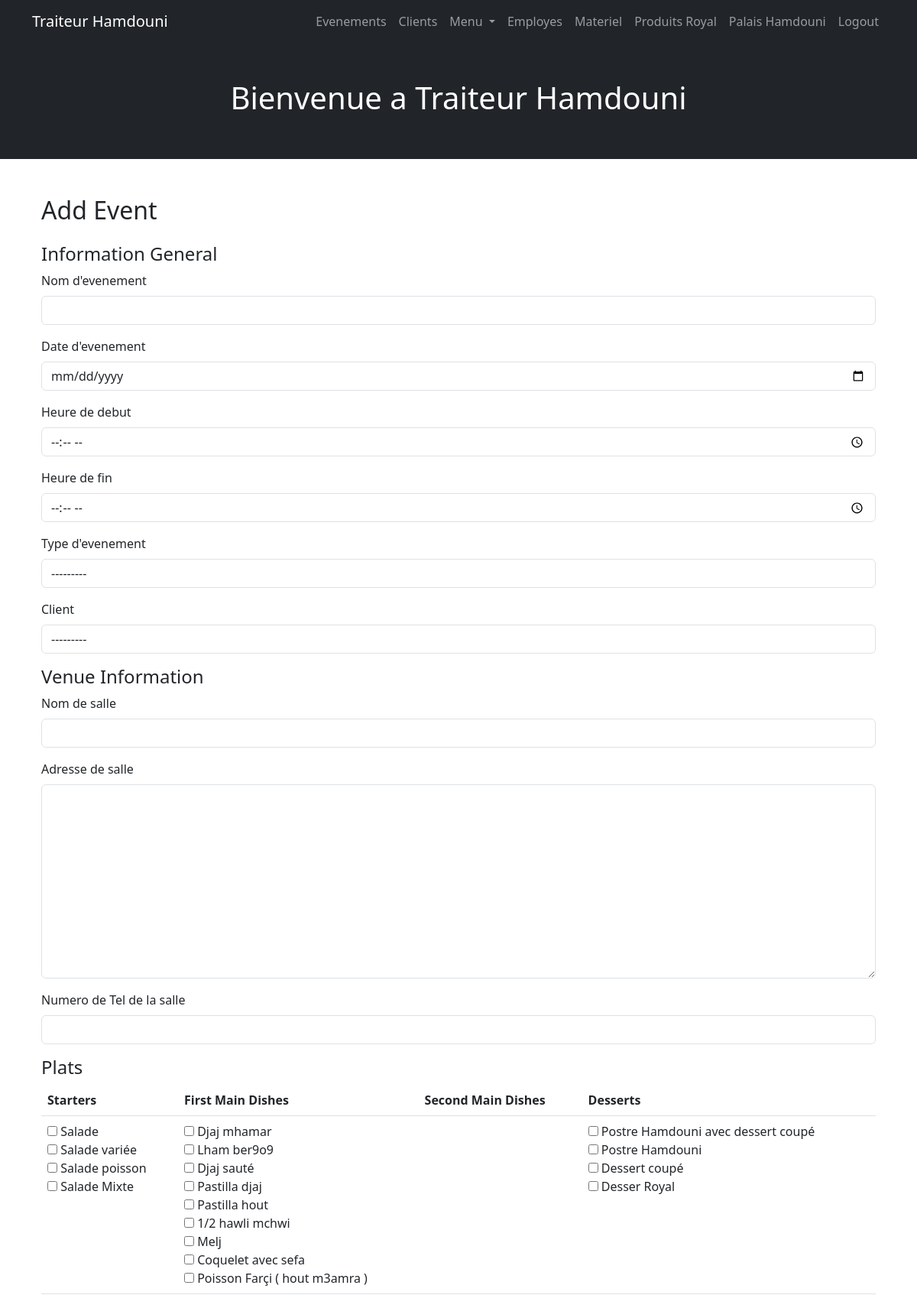
Screenshot of /events/add/ (signed in, upper part) with the database file from the repository.
### menu/models.py (models this page shows, shortened)
class Dish(models.Model):
    DISH_TYPES = [
        ('starter', 'Starter Dish'),
        ('first_main', 'First Main Plate'),
        ('second_main', 'Second Main Plate'),
        ('dessert', 'Dessert'),
    ]
    name = models.CharField(max_length=255, verbose_name="Dish Name")
    dish_type = models.CharField(max_length=20, choices=DISH_TYPES, verbose_name="Dish Type")
    description = models.TextField(blank=True, verbose_name="Description")
    price = models.DecimalField(max_digits=10, decimal_places=2, verbose_name="Price")

### events/views.py (the view)
# urls.py: path('add/', add_event, name='add_event'),
def add_event(request):
    if request.method == 'POST':
        form = EventForm(request.POST)
        if form.is_valid():
            event = form.save(commit=False)
            event.event_cost = event.calculate_total_price()
            event.save()
            selected_dishes_ids = request.POST.getlist('selected_dishes')
            selected_dishes = Dish.objects.filter(id__in=selected_dishes_ids)
            event.selected_dishes.set(selected_dishes)
            selected_products_ids = request.POST.getlist('products')
            selected_products = Product.objects.filter(id__in=selected_products_ids)
            EventProduct.objects.filter(event=event).delete()  # Clear existing products for this event
            for product in selected_products:
                product_quantity = event.number_of_tables * 10  # Calculate quantity
                EventProduct.objects.create(event=event, product=product, quantity=product_quantity)
            messages.success(request, "Event added successfully!")
            return redirect('events:event_list')
        else:
            messages.error(request, "There was an error adding the event.")
    else:
        form = EventForm()
    dishes_by_category = {
        "Starters": Dish.objects.filter(dish_type='starter'),
        "First Main Dishes": Dish.objects.filter(dish_type='first_main'),
        "Second Main Dishes": Dish.objects.filter(dish_type='second_main'),
        "Desserts": Dish.objects.filter(dish_type='dessert'),
    }
    products_by_category = {
        "Sweets": Product.objects.filter(type="sweet"),
        "Salted": Product.objects.filter(type="salted"),
        "Cakes": Product.objects.filter(type="cake"),
        "Soirée Items": Product.objects.filter(type="soire"),
    }
    return render(request, 'events/event_form.html', {
        'form': form,
        'dishes_by_category': dishes_by_category,
        'products_by_category': products_by_category,  # Pass grouped products to the template
    })

### client/models.py (called while the page is built)
    def __str__(self):
        return self.full_name

### products/templatetags/custom_filters.py (called while the page is built)
@register.filter
def add_class(field, css_class):
    return field.as_widget(attrs={'class': css_class})

### events/templates/events/event_form.html (shortened to what this page needs)
{% extends 'base.html' %}
{% load custom_filters %}
{% block content %}
<div class="container mt-4">
    <h2 class="mb-4">{{ form.instance.pk|yesno:"Edit Event,Add Event" }}</h2>
    <form method="post" id="event-form">
        <h4>Information General</h4>
        <div class="mb-3">
            <label for="id_name" class="form-label">Nom d'evenement</label>
            {{ form.name|add_class:"form-control" }}
        </div>
        <div class="mb-3">
            <label for="id_date" class="form-label">Date d'evenement</label>
            {{ form.date|add_class:"form-control" }}
        </div>
        <div class="mb-3">
            <label for="id_start_time" class="form-label">Heure de debut</label>
            {{ form.start_time|add_class:"form-control" }}
        </div>
        <div class="mb-3">
            <label for="id_end_time" class="form-label">Heure de fin</label>
            {{ form.end_time|add_class:"form-control" }}
        </div>
        <div class="mb-3">
            <label for="id_event_type" class="form-label">Type d'evenement</label>
            {{ form.event_type|add_class:"form-control" }}
        </div>
        <div class="mb-3">
            <label for="id_client" class="form-label">Client</label>
            {{ form.client|add_class:"form-control" }}
        </div>
        <h4>Venue Information</h4>
        <div class="mb-3">
            <label for="id_venue_name" class="form-label">Nom de salle</label>
            {{ form.venue_name|add_class:"form-control" }}
        </div>
        <div class="mb-3">
            <label for="id_venue_address" class="form-label">Adresse de salle</label>
            {{ form.venue_address|add_class:"form-control" }}
        </div>
        <div class="mb-3">
            <label for="id_venue_contact" class="form-label">Numero de Tel de la salle</label>
            {{ form.venue_contact|add_class:"form-control" }}
        </div>
        <h4>Plats</h4>
        <table class="table">
            <thead>
                <tr>
                    {% for category in dishes_by_category.keys %}
                    <th>{{ category }}</th>
                    {% endfor %}
                </tr>
            </thead>
            <tbody>
                <tr>
                    {% for category, dishes in dishes_by_category.items %}
                    <td>
                        {% for dish in dishes %}
                        <div>
                            <label>
                                <input
                                    type="checkbox"
                                    name="selected_dishes"
                                    value="{{ dish.id }}"
                                    {% if dish.id in preselected_dishes %} checked {% endif %}>
                                {{ dish.name }}
                            </label>
                        </div>
                        {% endfor %}
                    </td>
                    {% endfor %}
                </tr>
            </tbody>
        </table>
    </form>
</div>
{% endblock %}

### client/templates/base.html (style rules this page uses)
html, body { height: 100%; margin: 0; }
body { display: flex; flex-direction: column; }
.container.mt-4 { flex: 1; }

### rows the page displays
Dish: name "Salade"
Dish: name "Salade variée"
Dish: name "Salade poisson"
Dish: name "Salade Mixte"
Dish: name "Djaj mhamar"
Dish: name "Lham ber9o9"
Dish: name "Djaj sauté"
Dish: name "Pastilla djaj"
Dish: name "Pastilla hout"
Dish: name "1/2 hawli mchwi"
Dish: name "Melj"
Dish: name "Coquelet avec sefa"
Dish: name "Poisson Farçi ( hout m3amra )"
Dish: name "Postre Hamdouni avec dessert coupé"
Dish: name "Postre Hamdouni"
Dish: name "Dessert coupé"
Dish: name "Desser Royal"

### other values shown
{{ category }} "Starters" "First Main Dishes" "Second Main Dishes" "Desserts"
